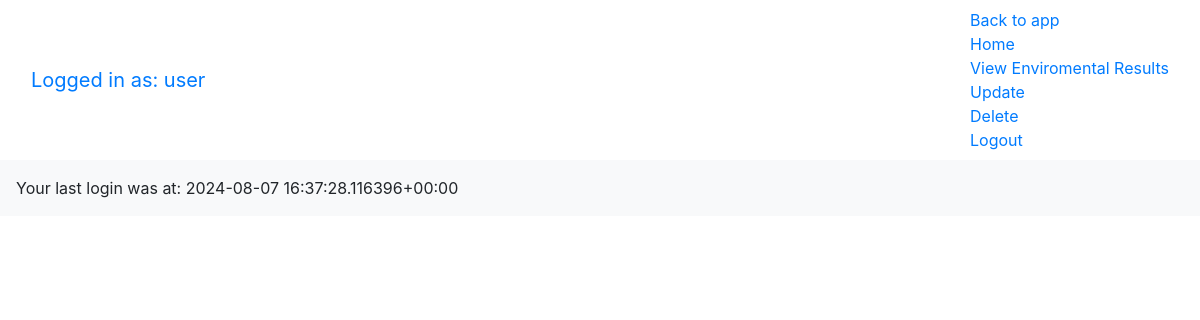
The app's page /welcome (signed in), older data.
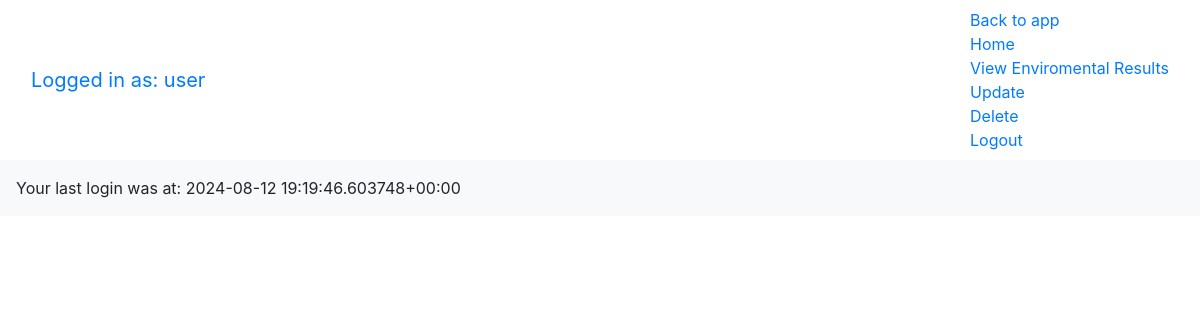
The same page, newer data.
### tables this page shows
CREATE TABLE profile (
        id INTEGER PRIMARY KEY AUTOINCREMENT,
        username TEXT UNIQUE NOT NULL,
        password_hash TEXT NOT NULL,
        last_login TIMESTAMP
    );

### app.py (the view)
@app.route("/welcome")
def welcome():
    if 'username' in session:
        conn = db_conn()
        user = conn.execute('SELECT last_login FROM profile WHERE username = ?', \
                            (session['username'],)).fetchone()
        conn.close()
        last_login = user['last_login'] if user else None
        return render_template('welcome.html', username=session['username'], last_login=last_login)
    return redirect(url_for('account'))

### app.py (called while the page is built)
def db_conn():
    conn = sqlite3.connect('data.db')
    conn.row_factory = sqlite3.Row
    return conn

### templates/welcome.html (shortened to what this page needs)
<!DOCTYPE html>
<html>
<head>
    <link rel="stylesheet" href="https://stackpath.bootstrapcdn.com/bootstrap/4.1.3/css/bootstrap.min.css">
</head>
<body>
    {% include 'menu.html' %}
    {% if last_login %}
        <p class="p-3 bg-light">Your last login was at: {{ last_login }}</p>
    {% else %}
        <p>No login timestamp available.</p>
    {% endif %}
</body>
</html>

### templates/menu.html
<nav class="navbar navbar-default">
    <div class="container-fluid">
        <div class="navbar-header">
            <a class="navbar-brand" href="/">Logged in as: {{ username }}</a>
        </div>
        <ul class="nav navbar-nav">
            <li class="active"><a href="/">Back to app</a></li>
            <li><a href="/home">Home</a></li>
            <li><a href="/enviroment">View Enviromental Results</a></li>
            <li><a href="/update">Update</a></li>
            <li><a href="/delete">Delete</a></li>
            <li><a href="/logout">Logout</a></li>
        </ul>
    </div>
</nav>

Row changes from the older to the newer data that the page shows:
changed profile "user": last_login "2024-08-07 16:37:28.116396+00:00" → "2024-08-12 19:19:46.603748+00:00"
